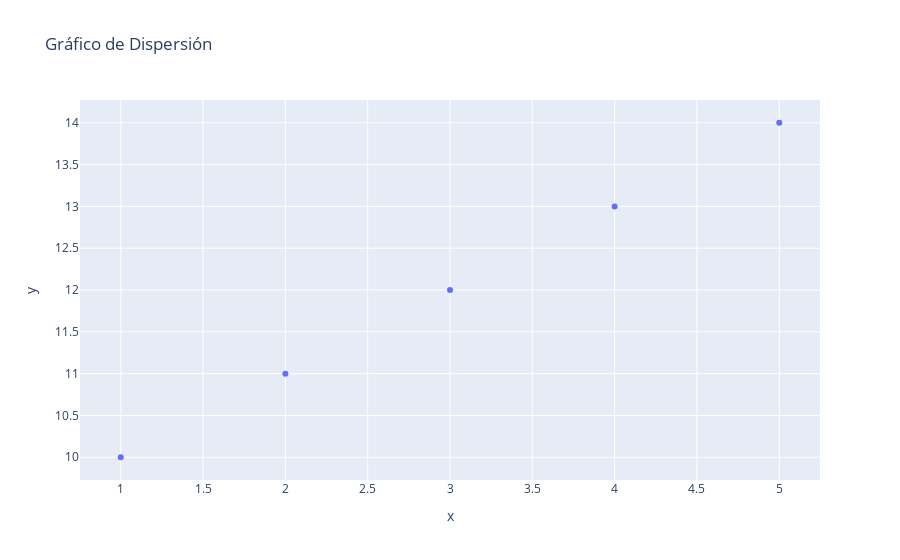

Here is the notebook cell this chart was saved with:
### Code cell
import plotly.express as px
import pandas as pd

# Crear un DataFrame de ejemplo
df = pd.DataFrame({
    "x": [1, 2, 3, 4, 5],
    "y": [10, 11, 12, 13, 14]
})

# Crear un gráfico de dispersión
fig = px.scatter(df, x="x", y="y", title="Gráfico de Dispersión")
fig.show()

### Figure 1 — Plotly figure (JSON) as saved in the notebook; plotly's stock layout.template omitted (floating-point values rounded to 4 significant figures)
{"data": [{"hovertemplate": "x=%{x}<br>y=%{y}<extra></extra>", "legendgroup": "", "marker": {"color": "#636efa", "symbol": "circle"}, "mode": "markers", "name": "", "orientation": "v", "showlegend": false, "type": "scatter", "x": [1, 2, 3, 4, 5], "xaxis": "x", "y": [10, 11, 12, 13, 14], "yaxis": "y"}], "layout": {"legend": {"tracegroupgap": 0}, "title": {"text": "Gráfico de Dispersión"}, "xaxis": {"anchor": "y", "domain": [0, 1], "title": {"text": "x"}}, "yaxis": {"anchor": "x", "domain": [0, 1], "title": {"text": "y"}}}}
